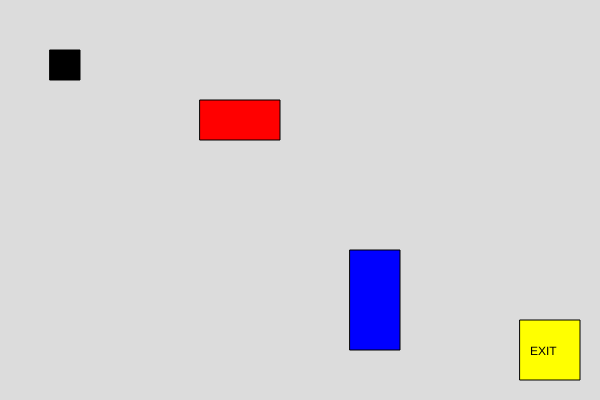
Frame 1 (no input)
Frame 60 (no input): identical to frame 1, image omitted
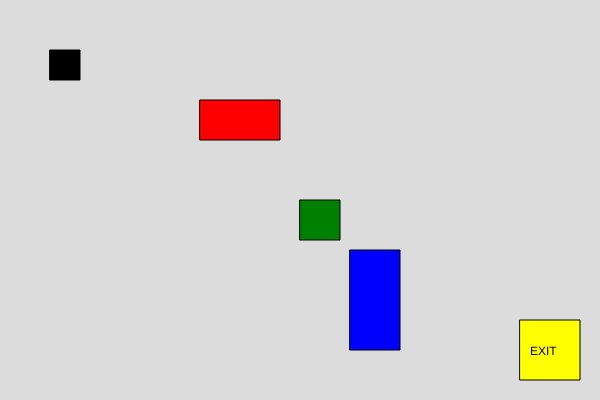
Frame 120 (the mouse pressed at the canvas centre since frame 60)

The p5.js sketch that drew these frames (run headless with seeded random() and noise() and a simulated clock; from frame 60 on, the mouse is pressed at the canvas centre):

// p5.js sketch
// ── sketch.js
let playerX = 50;
let playerY = 50;
let playerSize = 30;

let obstacles = [];
let exitZone;

let clickedObstacle = null;

function setup() {
  createCanvas(600, 400);

  // obstacle creation
  obstacles.push({ x: 200, y: 100, w: 80, h: 40, color: 'red' });
  obstacles.push({ x: 350, y: 250, w: 50, h: 100, color: 'blue' });

  // exit zone
  exitZone = { x: 520, y: 320, w: 60, h: 60 };
}

function draw() {
  background(220);

  // Player
  fill(0);
  rect(playerX, playerY, playerSize, playerSize);

  // da moves
  if (keyIsDown(LEFT_ARROW)) {
    playerX -= 3;
  } else if (keyIsDown(RIGHT_ARROW)) {
    playerX += 3;
  }

  if (keyIsDown(UP_ARROW)) {
    playerY -= 3;
  } else if (keyIsDown(DOWN_ARROW)) {
    playerY += 3;
  }

  // obsickslakdlasdsa
  for (let i = 0; i < obstacles.length; i++) {
    fill(obstacles[i].color);
    rect(obstacles[i].x, obstacles[i].y, obstacles[i].w, obstacles[i].h);
  }

  // clicked obstacle! (only one)
  if (clickedObstacle !== null) {
    fill('green');
    rect(clickedObstacle.x, clickedObstacle.y, clickedObstacle.w, clickedObstacle.h);
  }

  // exit hehe
  fill('yellow');
  rect(exitZone.x, exitZone.y, exitZone.w, exitZone.h);

  fill(0);
  textSize(12);
  text("EXIT", exitZone.x + 10, exitZone.y + 35);

  // win condition
  if (
    playerX > exitZone.x &&
    playerX < exitZone.x + exitZone.w &&
    playerY > exitZone.y &&
    playerY < exitZone.y + exitZone.h
  ) {
    fill(0);
    textSize(32);
    text("YOU WIN!!!!!! kinda...", 220, 200);
  }
}

function mousePressed() {
  // only allow 1 if clicked
  if (clickedObstacle === null) {
    clickedObstacle = {
      x: mouseX,
      y: mouseY,
      w: 40,
      h: 40
    };
  }
}
